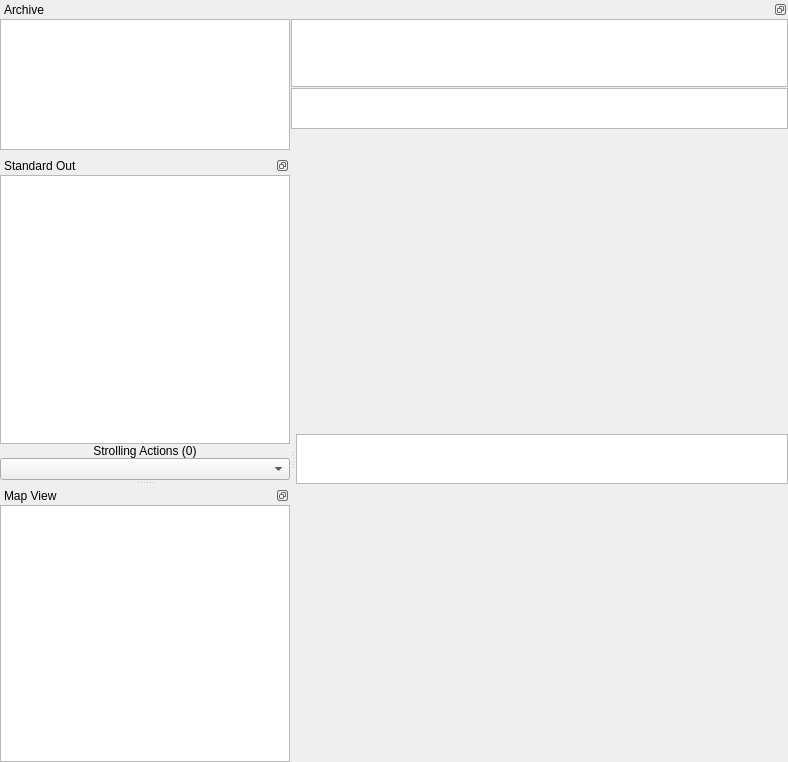
<?xml version="1.0" encoding="UTF-8"?>
<ui version="4.0">
 <class>MainWindow</class>
 <widget class="QMainWindow" name="MainWindow">
  <property name="geometry">
   <rect>
    <x>0</x>
    <y>0</y>
    <width>788</width>
    <height>762</height>
   </rect>
  </property>
  <property name="windowTitle">
   <string>Lazylyst</string>
  </property>
  <widget class="QWidget" name="mainLayout">
   <layout class="QVBoxLayout" name="verticalLayout_2" stretch="0">
    <property name="spacing">
     <number>1</number>
    </property>
    <property name="margin">
     <number>0</number>
    </property>
    <item>
     <layout class="QVBoxLayout" name="traceLayout">
      <property name="spacing">
       <number>1</number>
      </property>
      <item>
       <widget class="TimeWidget" name="timeWidget">
        <property name="sizePolicy">
         <sizepolicy hsizetype="Expanding" vsizetype="Maximum">
          <horstretch>0</horstretch>
          <verstretch>0</verstretch>
         </sizepolicy>
        </property>
        <property name="maximumSize">
         <size>
          <width>16777215</width>
          <height>50</height>
         </size>
        </property>
        <property name="baseSize">
         <size>
          <width>0</width>
          <height>0</height>
         </size>
        </property>
       </widget>
      </item>
     </layout>
    </item>
   </layout>
  </widget>
  <widget class="QDockWidget" name="textOutDock">
   <property name="sizePolicy">
    <sizepolicy hsizetype="Preferred" vsizetype="Preferred">
     <horstretch>1</horstretch>
     <verstretch>0</verstretch>
    </sizepolicy>
   </property>
   <property name="minimumSize">
    <size>
     <width>290</width>
     <height>147</height>
    </size>
   </property>
   <property name="maximumSize">
    <size>
     <width>524287</width>
     <height>52487</height>
    </size>
   </property>
   <property name="features">
    <set>QDockWidget::DockWidgetFloatable|QDockWidget::DockWidgetMovable</set>
   </property>
   <property name="windowTitle">
    <string>Standard Out</string>
   </property>
   <attribute name="dockWidgetArea">
    <number>1</number>
   </attribute>
   <widget class="QWidget" name="textOutLayout">
    <layout class="QVBoxLayout" name="verticalLayout_4">
     <property name="spacing">
      <number>0</number>
     </property>
     <property name="margin">
      <number>0</number>
     </property>
     <item>
      <widget class="QTextBrowser" name="textOutBrowser"/>
     </item>
     <item>
      <widget class="QLabel" name="strollingLabel">
       <property name="text">
        <string>Strolling Actions (0)</string>
       </property>
       <property name="alignment">
        <set>Qt::AlignCenter</set>
       </property>
      </widget>
     </item>
     <item>
      <widget class="QComboBox" name="strollComboBox">
       <property name="insertPolicy">
        <enum>QComboBox::InsertAlphabetically</enum>
       </property>
      </widget>
     </item>
    </layout>
   </widget>
  </widget>
  <widget class="QDockWidget" name="archiveDock">
   <property name="sizePolicy">
    <sizepolicy hsizetype="Preferred" vsizetype="Ignored">
     <horstretch>5</horstretch>
     <verstretch>0</verstretch>
    </sizepolicy>
   </property>
   <property name="minimumSize">
    <size>
     <width>383</width>
     <height>150</height>
    </size>
   </property>
   <property name="maximumSize">
    <size>
     <width>524287</width>
     <height>150</height>
    </size>
   </property>
   <property name="features">
    <set>QDockWidget::DockWidgetFloatable|QDockWidget::DockWidgetMovable</set>
   </property>
   <property name="windowTitle">
    <string>Archive</string>
   </property>
   <attribute name="dockWidgetArea">
    <number>4</number>
   </attribute>
   <widget class="QWidget" name="archiveLayout">
    <layout class="QHBoxLayout" name="horizontalLayout" stretch="0,0">
     <property name="spacing">
      <number>1</number>
     </property>
     <property name="margin">
      <number>0</number>
     </property>
     <item>
      <layout class="QVBoxLayout" name="archiveLeftLayout">
       <item>
        <widget class="ArchiveListWidget" name="archiveList">
         <property name="sizePolicy">
          <sizepolicy hsizetype="Minimum" vsizetype="Fixed">
           <horstretch>0</horstretch>
           <verstretch>0</verstretch>
          </sizepolicy>
         </property>
         <property name="minimumSize">
          <size>
           <width>290</width>
           <height>0</height>
          </size>
         </property>
         <property name="maximumSize">
          <size>
           <width>16777215</width>
           <height>16777215</height>
          </size>
         </property>
        </widget>
       </item>
      </layout>
     </item>
     <item>
      <layout class="QVBoxLayout" name="archiveRightLayout" stretch="5,3,0">
       <property name="spacing">
        <number>1</number>
       </property>
       <item>
        <widget class="ArchiveSpanWidget" name="archiveSpan">
         <property name="sizePolicy">
          <sizepolicy hsizetype="Expanding" vsizetype="MinimumExpanding">
           <horstretch>0</horstretch>
           <verstretch>0</verstretch>
          </sizepolicy>
         </property>
         <property name="minimumSize">
          <size>
           <width>0</width>
           <height>10</height>
          </size>
         </property>
         <property name="maximumSize">
          <size>
           <width>16777215</width>
           <height>200</height>
          </size>
         </property>
        </widget>
       </item>
       <item>
        <widget class="ArchiveEventWidget" name="archiveEvent">
         <property name="sizePolicy">
          <sizepolicy hsizetype="Expanding" vsizetype="MinimumExpanding">
           <horstretch>0</horstretch>
           <verstretch>0</verstretch>
          </sizepolicy>
         </property>
         <property name="minimumSize">
          <size>
           <width>0</width>
           <height>10</height>
          </size>
         </property>
         <property name="maximumSize">
          <size>
           <width>16777215</width>
           <height>200</height>
          </size>
         </property>
        </widget>
       </item>
       <item>
        <layout class="QHBoxLayout" name="archiveTextLayout" stretch="0,0,0">
         <property name="spacing">
          <number>0</number>
         </property>
         <item>
          <widget class="DblClickLabelWidget" name="archiveSpanT0Label">
           <property name="font">
            <font>
             <pointsize>10</pointsize>
            </font>
           </property>
           <property name="text">
            <string/>
           </property>
          </widget>
         </item>
         <item>
          <widget class="DblClickLabelWidget" name="archiveSpanT1Label">
           <property name="font">
            <font>
             <pointsize>10</pointsize>
            </font>
           </property>
           <property name="text">
            <string/>
           </property>
          </widget>
         </item>
         <item>
          <spacer name="horizontalSpacer">
           <property name="orientation">
            <enum>Qt::Horizontal</enum>
           </property>
           <property name="sizeHint" stdset="0">
            <size>
             <width>40</width>
             <height>20</height>
            </size>
           </property>
          </spacer>
         </item>
        </layout>
       </item>
      </layout>
     </item>
    </layout>
   </widget>
  </widget>
  <widget class="QDockWidget" name="mapDock">
   <property name="sizePolicy">
    <sizepolicy hsizetype="Preferred" vsizetype="Preferred">
     <horstretch>1</horstretch>
     <verstretch>0</verstretch>
    </sizepolicy>
   </property>
   <property name="minimumSize">
    <size>
     <width>290</width>
     <height>125</height>
    </size>
   </property>
   <property name="maximumSize">
    <size>
     <width>524287</width>
     <height>52487</height>
    </size>
   </property>
   <property name="features">
    <set>QDockWidget::DockWidgetFloatable|QDockWidget::DockWidgetMovable</set>
   </property>
   <property name="windowTitle">
    <string>Map View</string>
   </property>
   <attribute name="dockWidgetArea">
    <number>1</number>
   </attribute>
   <widget class="QWidget" name="mayLayout">
    <layout class="QVBoxLayout" name="verticalLayout_6">
     <property name="spacing">
      <number>1</number>
     </property>
     <property name="margin">
      <number>0</number>
     </property>
     <item>
      <widget class="MapWidget" name="mapWidget"/>
     </item>
    </layout>
   </widget>
  </widget>
 </widget>
 <customwidgets>
  <customwidget>
   <class>TimeWidget</class>
   <extends>QGraphicsView</extends>
   <header>CustomWidgets.h</header>
  </customwidget>
  <customwidget>
   <class>ArchiveSpanWidget</class>
   <extends>QGraphicsView</extends>
   <header>CustomWidgets.h</header>
  </customwidget>
  <customwidget>
   <class>ArchiveListWidget</class>
   <extends>QListWidget</extends>
   <header>CustomWidgets.h</header>
  </customwidget>
  <customwidget>
   <class>ArchiveEventWidget</class>
   <extends>QGraphicsView</extends>
   <header>CustomWidgets.h</header>
  </customwidget>
  <customwidget>
   <class>DblClickLabelWidget</class>
   <extends>QLabel</extends>
   <header>CustomWidgets.h</header>
  </customwidget>
  <customwidget>
   <class>MapWidget</class>
   <extends>QGraphicsView</extends>
   <header>CustomWidgets.h</header>
  </customwidget>
 </customwidgets>
 <resources/>
 <connections/>
</ui>
